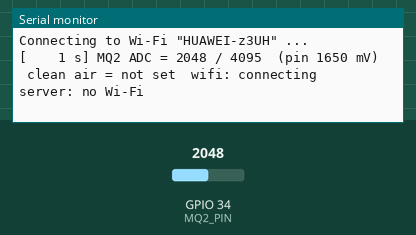
Bench run of a sketch on a simulated ESP32. Shown: the last lines printed to the serial monitor. Inputs (shaded band) come from the test bench; at power-on: GPIO 34 (MQ2_PIN) = 2048 (analog values on the 0–4095 scale). WiFi joins after 1.5 s; servers stay silent unless stated; uploads are accepted with an empty reply; EEPROM starts erased.

Above: at 1.7 s.
1.8 s: GPIO 34 (MQ2_PIN) set to 1037
At 2.8 s:
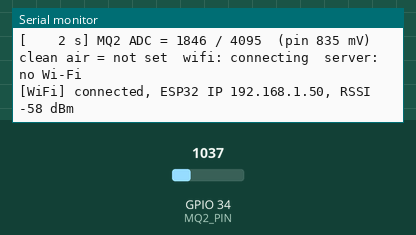
4.5 s: GPIO 34 (MQ2_PIN) set to 969
At 5.8 s:
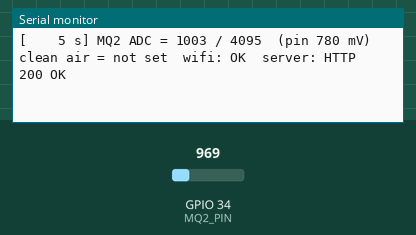

The sketch:

mq2_esp32.ino
```cpp
/*
 * MQ-2 gas sensor on an ESP32  ->  act4embed dashboard (FastAPI on the Raspberry Pi)
 *
 * WIRING (use an ADC1 pin, GPIO34. ADC2 pins stop working when Wi-Fi is on!)
 *   MQ-2 VCC -> ESP32 VIN (5V, board powered over USB)
 *   MQ-2 GND -> ESP32 GND               (grounds MUST be common)
 *   MQ-2 AO  -> 10k -> [junction] -> GPIO34
 *                       [junction] -> 10k + 10k in series (20k) -> GND
 *   The divider turns the sensor's 0-5 V into 0-3.3 V. The ESP32 pin is NOT 5 V tolerant.
 *   Optional: 100 nF capacitor between GPIO34 and GND for a steadier reading.
 *
 * SERIAL MONITOR: 115200 baud (any line-ending setting works)
 *   type  C  (or c) + Enter : record 30 s of CLEAN AIR, the mean becomes the clean-air baseline
 *   type  X  (or x) + Enter : cancel a running calibration
 *   The ADC value is printed every 1 second.
 *
 * The baseline is stored in flash, so it survives a reboot.
 * Every second the sketch POSTs the reading to the dashboard (SERVER_URL).
 *
 * Board: any "ESP32 Dev Module". Libraries: none to install (all come with the ESP32 core).
 */
#include <WiFi.h>
#include <HTTPClient.h>
#include <Preferences.h>
#include "esp_timer.h"

// ============================ EDIT THESE ============================
const char* WIFI_SSID  = "HUAWEI-z3UH";                        // 2.4 GHz network only
const char* WIFI_PASS  = "NargatanFMLY";
const char* SERVER_URL = "http://10.120.212.181:5000/api/esp32";    // Pi IP from: hostname -I
const char* API_KEY    = "act4embed";                             // = ESP32_TOKEN in config.py
// ====================================================================

const int      MQ2_PIN            = 34;      // ADC1_CH6, input only
const int      OVERSAMPLE         = 16;      // analogRead() calls averaged per sample
const uint32_t SAMPLE_INTERVAL_MS = 100;     // one sample every 100 ms
const uint32_t PRINT_INTERVAL_MS  = 1000;    // print + send every 1 s
const uint32_t CAL_DURATION_MS    = 30000;   // calibration length: 30 s
const uint32_t WARMUP_HINT_S      = 180;     // warn if calibrating sooner than this after power-up

// ---- values shared with the network task (single 32-bit writes are atomic on ESP32)
volatile int   g_adc         = -1;      // last 1-second average (0-4095), -1 = none yet
volatile bool  g_calibrating = false;
volatile float g_cleanAir    = -1.0f;   // < 0 means "not calibrated"
volatile int   g_httpCode    = 0;       // 0 = no request yet, 200 = OK, < 0 = error

// ---- calibration state (main loop only)
bool     calibrating = false;
uint32_t calStartMs  = 0;
double   calSum      = 0;
uint32_t calCount    = 0;
int      calMin      = 4095;
int      calMax      = 0;

// ---- 1-second window (main loop only)
uint32_t winSum   = 0;
uint32_t winCount = 0;

Preferences prefs;

uint32_t uptimeSeconds() { return (uint32_t)(esp_timer_get_time() / 1000000ULL); }

// Average of OVERSAMPLE raw 12-bit readings (0-4095).
int readAdcAveraged() {
  uint32_t sum = 0;
  for (int i = 0; i < OVERSAMPLE; i++) {
    sum += analogRead(MQ2_PIN);
    delayMicroseconds(100);
  }
  return (int)((sum + OVERSAMPLE / 2) / OVERSAMPLE);
}

// Same idea, but in millivolts at the pin (uses the chip's factory ADC calibration).
uint32_t readMilliVoltsAveraged() {
  uint32_t sum = 0;
  for (int i = 0; i < OVERSAMPLE; i++) {
    sum += analogReadMilliVolts(MQ2_PIN);
    delayMicroseconds(100);
  }
  return (sum + OVERSAMPLE / 2) / OVERSAMPLE;
}

// ------------------------------------------------------------------ calibration
void startCalibration() {
  if (calibrating) {
    Serial.println(">>> Calibration is already running (type X to cancel).");
    return;
  }
  calibrating = true;
  g_calibrating = true;
  calStartMs = millis();
  calSum = 0;
  calCount = 0;
  calMin = 4095;
  calMax = 0;
  Serial.println();
  Serial.println(">>> CALIBRATION STARTED: keep the sensor in CLEAN AIR for 30 seconds (type X to cancel).");
  if (uptimeSeconds() < WARMUP_HINT_S) {
    Serial.printf(">>> Note: the sensor has only been powered for %u s. An MQ-2 needs a few minutes to warm up;\n", (unsigned)uptimeSeconds());
    Serial.println(">>>       calibrating now gives a baseline that is too high. Type X to cancel and try again later.");
  }
}

void cancelCalibration() {
  if (!calibrating) {
    Serial.println(">>> No calibration is running.");
    return;
  }
  calibrating = false;
  g_calibrating = false;
  Serial.println(">>> Calibration cancelled. The previous baseline was kept.");
}

void finishCalibration() {
  calibrating = false;
  g_calibrating = false;
  if (calCount == 0) {
    Serial.println(">>> Calibration failed: no samples were recorded.");
    return;
  }
  float mean = (float)(calSum / (double)calCount);
  g_cleanAir = mean;
  prefs.begin("mq2", false);
  prefs.putFloat("clean", mean);
  prefs.putBool("has", true);
  prefs.end();
  Serial.println();
  Serial.println(">>> CALIBRATION DONE");
  Serial.printf(">>> samples = %u   min = %d   max = %d\n", (unsigned)calCount, calMin, calMax);
  Serial.printf(">>> CLEAN AIR BASELINE (mean ADC) = %.1f  (of 4095, saved to flash)\n", mean);
  if (calMax - calMin > 150) {
    Serial.println(">>> WARNING: the readings moved a lot during calibration. The sensor may still be warming up,");
    Serial.println(">>>          or there was gas / a draught nearby. Type C to calibrate again if this looks wrong.");
  }
  Serial.println();
}

// ------------------------------------------------------------------ serial commands
void handleSerial() {
  while (Serial.available() > 0) {
    char ch = (char)Serial.read();
    if (ch == 'c' || ch == 'C') startCalibration();
    else if (ch == 'x' || ch == 'X') cancelCalibration();
    else if (ch == '\n' || ch == '\r' || ch == ' ' || ch == '\t') { /* ignore */ }
    else Serial.printf("Unknown command '%c'. C = calibrate clean air (30 s), X = cancel.\n", ch);
  }
}

// ------------------------------------------------------------------ network task (core 0)
// Runs separately so a slow or missing server can never delay the 1-second printing or the sampling.
void netTask(void* /*unused*/) {
  bool wasConnected = false;
  uint32_t lastPost = 0;
  uint32_t lastAttempt = millis();

  for (;;) {
    uint32_t now = millis();
    bool connected = (WiFi.status() == WL_CONNECTED);

    if (connected && !wasConnected)
      Serial.printf("[WiFi] connected, ESP32 IP %s, RSSI %d dBm\n", WiFi.localIP().toString().c_str(), WiFi.RSSI());
    if (!connected && wasConnected)
      Serial.println("[WiFi] connection lost, reconnecting...");
    wasConnected = connected;

    if (!connected && (uint32_t)(now - lastAttempt) > 20000) {   // still not connected: try again
      lastAttempt = now;
      WiFi.disconnect();
      WiFi.begin(WIFI_SSID, WIFI_PASS);
    }

    if (connected && g_adc >= 0 && (uint32_t)(now - lastPost) >= PRINT_INTERVAL_MS) {
      lastPost = now;

      char caStr[16];
      float ca = g_cleanAir;
      if (ca < 0) strcpy(caStr, "null");
      else snprintf(caStr, sizeof(caStr), "%.1f", ca);

      char body[200];
      snprintf(body, sizeof(body),
               "{\"adc\":%d,\"clean_air\":%s,\"calibrating\":%s,\"uptime_s\":%lu,\"rssi\":%d}",
               (int)g_adc, caStr, g_calibrating ? "true" : "false",
               (unsigned long)uptimeSeconds(), (int)WiFi.RSSI());

      WiFiClient client;
      HTTPClient http;
      http.setConnectTimeout(2000);
      http.setTimeout(2000);
      if (http.begin(client, SERVER_URL)) {
        http.addHeader("Content-Type", "application/json");
        http.addHeader("X-API-Key", API_KEY);
        g_httpCode = http.POST((uint8_t*)body, strlen(body));
        http.end();
      } else {
        g_httpCode = -100;   // bad SERVER_URL
      }
    }

    vTaskDelay(pdMS_TO_TICKS(100));
  }
}

// ------------------------------------------------------------------ setup / loop
void setup() {
  Serial.begin(115200);
  delay(500);
  Serial.println();
  Serial.println("==================================================");
  Serial.println(" MQ-2 on ESP32  ->  act4embed dashboard");
  Serial.println(" Serial monitor: 115200 baud");
  Serial.println(" Type C = calibrate clean air (30 s)   X = cancel");
  Serial.println("==================================================");

  analogReadResolution(12);                        // 0-4095
  analogSetPinAttenuation(MQ2_PIN, ADC_11db);      // full 0-3.3 V range
  pinMode(MQ2_PIN, INPUT);

  prefs.begin("mq2", false);
  if (prefs.getBool("has", false)) {
    g_cleanAir = prefs.getFloat("clean", -1.0f);
    Serial.printf("Saved clean-air baseline loaded: %.1f\n", (float)g_cleanAir);
  } else {
    Serial.println("Not calibrated yet. Warm the sensor up for a few minutes in clean air, then type C.");
  }
  prefs.end();

  WiFi.persistent(false);
  WiFi.mode(WIFI_STA);
  WiFi.setAutoReconnect(true);
  WiFi.begin(WIFI_SSID, WIFI_PASS);
  Serial.printf("Connecting to Wi-Fi \"%s\" ...\n", WIFI_SSID);

  xTaskCreatePinnedToCore(netTask, "net", 8192, NULL, 1, NULL, 0);
}

void loop() {
  static uint32_t lastSample = 0;
  static uint32_t lastPrint  = 0;

  handleSerial();

  uint32_t now = millis();

  // ---- one sample every 100 ms
  if ((uint32_t)(now - lastSample) >= SAMPLE_INTERVAL_MS) {
    lastSample = now;
    int v = readAdcAveraged();
    winSum += (uint32_t)v;
    winCount++;
    if (calibrating) {
      calSum += v;
      calCount++;
      if (v < calMin) calMin = v;
      if (v > calMax) calMax = v;
    }
  }

  // ---- once per second: publish + print
  if ((uint32_t)(now - lastPrint) >= PRINT_INTERVAL_MS) {
    lastPrint = now;

    int adc = (winCount > 0) ? (int)((winSum + winCount / 2) / winCount) : readAdcAveraged();
    winSum = 0;
    winCount = 0;
    g_adc = adc;

    uint32_t mv = readMilliVoltsAveraged();
    float ca = g_cleanAir;
    int code = g_httpCode;
    bool wifiOk = (WiFi.status() == WL_CONNECTED);

    char caText[24];
    if (ca < 0) strcpy(caText, "not set");
    else snprintf(caText, sizeof(caText), "%.1f", ca);

    char srvText[48];
    if (!wifiOk) strcpy(srvText, "no Wi-Fi");
    else if (code == 0) strcpy(srvText, "waiting");
    else if (code > 0) snprintf(srvText, sizeof(srvText), "HTTP %d%s", code, code == 200 ? " OK" : " (check API_KEY/URL)");
    else snprintf(srvText, sizeof(srvText), "ERR %d %s", code, code == -100 ? "bad SERVER_URL" : HTTPClient::errorToString(code).c_str());

    if (calibrating) {
      uint32_t elapsed = (uint32_t)(now - calStartMs) / 1000;
      if (elapsed > 30) elapsed = 30;
      Serial.printf("[%5u s] CALIBRATING %2u/30 s  MQ2 ADC = %4d / 4095  (pin %u mV)  clean air = %s  server: %s\n",
                    (unsigned)uptimeSeconds(), (unsigned)elapsed, adc, (unsigned)mv, caText, srvText);
      if ((uint32_t)(now - calStartMs) >= CAL_DURATION_MS) finishCalibration();
    } else {
      Serial.printf("[%5u s] MQ2 ADC = %4d / 4095  (pin %u mV)  clean air = %s  wifi: %s  server: %s\n",
                    (unsigned)uptimeSeconds(), adc, (unsigned)mv, caText, wifiOk ? "OK" : "connecting", srvText);
    }
  }

  delay(2);   // let other tasks run
}
```

Measured:
- the behaviour switches between 1000 and 999 on GPIO 34 (MQ2_PIN) (found by bisection; images 1 and 2)
- after the input at 1.8 s, the serial monitor: prints a new line after 0.21 s (image 1)
- after the input at 4.5 s, the serial monitor: prints a new line after 0.51 s (image 2)
